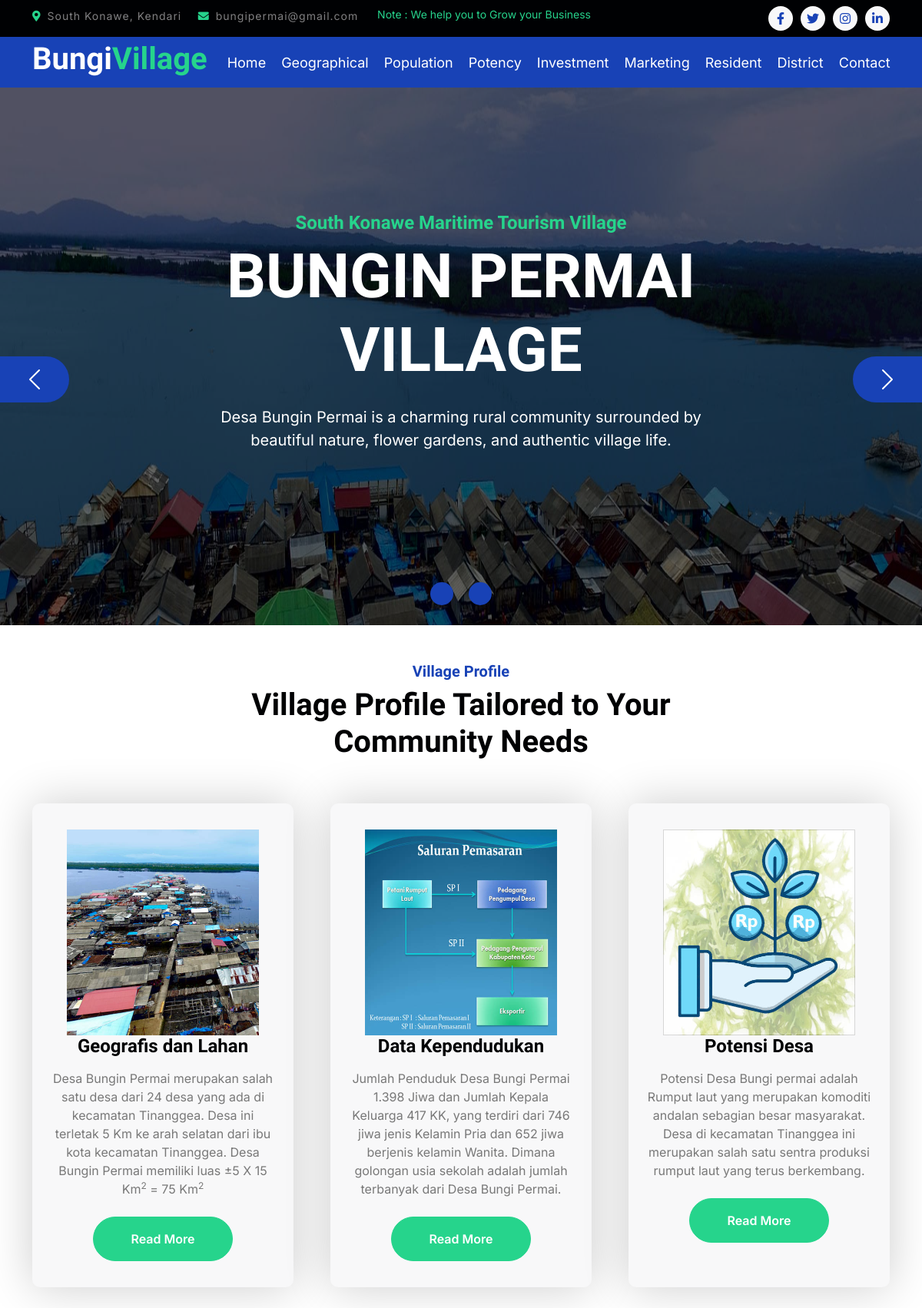
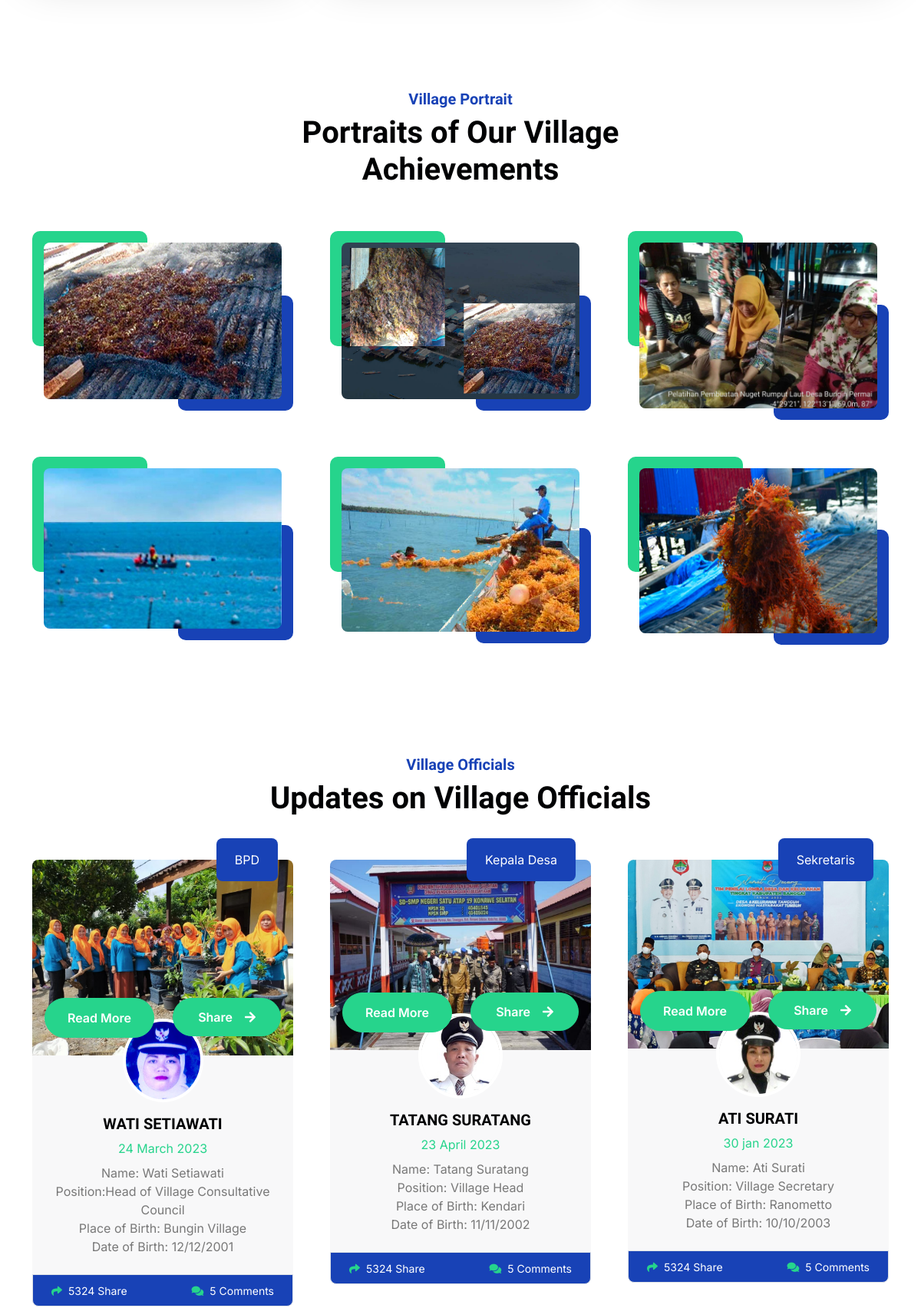
The page / (upper part) on the database its author committed (2 pictures, top to bottom).
### tables this page shows
CREATE TABLE `uraian` (
  `id_uraian` int(11) NOT NULL,
  `judul` varchar(50) NOT NULL,
  `uraian_singkat` varchar(500) NOT NULL,
  `uraian_lengkap` text NOT NULL,
  `photo` varchar(50) NOT NULL
);

### index.php (the view, shortened to what the rows shown need)
<!DOCTYPE html>
<html lang="en">
<head>
    <link href="https://cdnjs.cloudflare.com/ajax/libs/font-awesome/5.10.0/css/all.min.css" rel="stylesheet">
    <link href="https://cdn.jsdelivr.net/npm/bootstrap-icons@1.4.1/font/bootstrap-icons.css" rel="stylesheet">
    <link href="lib/animate/animate.min.css" rel="stylesheet">
    <link href="lib/owlcarousel/assets/owl.carousel.min.css" rel="stylesheet">
    <link href="css/bootstrap.min.css" rel="stylesheet">
    <link href="css/style.css" rel="stylesheet">
    <?php
            $con=mysqli_connect("localhost","root","","desa_bungi");
        ?>
</head>
<body>
    <div class="container-fluid bg-primary">
        <div class="container">
            <nav class="navbar navbar-dark navbar-expand-lg py-0">
                <a href="index.html" class="navbar-brand">
                    <h1 class="text-white fw-bold d-block">Bungi<span class="text-secondary">Village</span> </h1>
                </a>
            </nav>
        </div>
    </div>
    <div class="container-fluid px-0">
        <div id="carouselId" class="carousel slide" data-bs-ride="carousel">
            <div class="carousel-inner" role="listbox">
                <div class="carousel-item active">
                    <div class="carousel-caption">
                        <div class="container carousel-content">
                            <h1 class="text-white display-1 mb-4 animated fadeInRight">BUNGIN PERMAI VILLAGE</h1>
                        </div>
                    </div>
                </div>
            </div>
        </div>
    </div>
    <div class="container-fluid services py-5 mb-5">
        <div class="container">
            <div class="text-center mx-auto pb-5 wow fadeIn" data-wow-delay=".3s" style="max-width: 600px;">
                <h1>Village Profile Tailored to Your Community Needs</h1>
            </div>
            <div class="row g-5 services-inner">
                <div class="col-md-6 col-lg-4 wow fadeIn" data-wow-delay=".3s">
                    <div class="services-item bg-light">
                        <div class="p-4 text-center services-content">
                            <?php
                                    $sql="SELECT * FROM uraian WHERE id_uraian=1";
                                    $hasil=mysqli_query($con,$sql);
                                    $data=mysqli_fetch_row($hasil);
                                ?>
                            <div class="services-content-icon">
                                <img src='assets/img/dummies/geografis.jpg' style="width:250px" ;"height:250px">
                                <h4 class="mb-3"><?php echo $data[1] ?></h4>
                                <p class="mb-4"><?php echo $data[2] ?></p>
                                <a href="about.php?id_uraian=1"
                                    class="btn btn-secondary text-white px-5 py-3 rounded-pill">Read More</a>
                            </div>
                        </div>
                    </div>
                </div>
                <div class="col-md-6 col-lg-4 wow fadeIn" data-wow-delay=".5s">
                    <div class="services-item bg-light">
                        <div class="p-4 text-center services-content">
                            <?php
                                    $sql="SELECT * FROM uraian WHERE id_uraian=2";
                                    $hasil=mysqli_query($con,$sql);
                                    $data=mysqli_fetch_row($hasil);
                                ?>
                            <div class="services-content-icon">
                                <img src='assets/img/dummies/pemasaran.jpg' style="width:250px" ;"height:250px">
                                <h4 class="mb-3"><?php echo $data[1] ?></h4>
                                <p class="mb-4"><?php echo $data[2] ?></p>
                                <a href="about.php?id_uraian=2"
                                    class="btn btn-secondary text-white px-5 py-3 rounded-pill">Read More</a>
                            </div>
                        </div>
                    </div>
                </div>
                <div class="col-md-6 col-lg-4 wow fadeIn" data-wow-delay=".7s">
                    <div class="services-item bg-light">
                        <div class="p-4 text-center services-content">
                            <?php
                                    $sql="SELECT * FROM uraian WHERE id_uraian=3";
                                    $hasil=mysqli_query($con,$sql);
                                    $data=mysqli_fetch_row($hasil);
                                ?>
                            <div class="services-content-icon">
                                <img src='assets/img/dummies/investasi.jpg' style="width:250px" ;"height:250px">
                                <h4 class="mb-3"><?php echo $data[1] ?></h4>
                                <p class="mb-4"><?php echo $data[2] ?></p>
                                <a href="about.php?id_uraian=3"
                                    class="btn btn-secondary text-white px-5 py-3 rounded-pill">Read More</a>
                            </div>
                        </div>
                    </div>
                </div>
            </div>
        </div>
    </div>
    <div class="container-fluid project py-5 mb-5">
        <div class="container">
            <div class="text-center mx-auto pb-5 wow fadeIn" data-wow-delay=".3s" style="max-width: 600px;">
                <h1>Portraits of Our Village Achievements</h1>
            </div>
        </div>
    </div>
    <div class="container-fluid blog py-5 mb-5">
        <div class="container">
            <div class="text-center mx-auto pb-5 wow fadeIn" data-wow-delay=".3s" style="max-width: 600px;">
                <h1>Updates on Village Officials</h1>
            </div>
        </div>
    </div>
</body>
</html>

### rows shown on the page
uraian: judul "Geografis dan Lahan", uraian_singkat "Desa Bungin Permai merupakan salah satu desa dari 24 desa yang ada di kecamatan Tinanggea. Desa ini terletak 5 Km ke arah selatan dari ibu kota kecamatan Tinanggea. Desa Bungin Permai memiliki luas ±5 X 15 Km 2 = 75 Km 2"
uraian: judul "Data Kependudukan", uraian_singkat "Jumlah Penduduk Desa Bungi Permai 1.398 Jiwa dan Jumlah Kepala Keluarga 417 KK, yang terdiri dari 746 jiwa jenis Kelamin Pria dan 652 jiwa berjenis kelamin Wanita. Dimana golongan usia sekolah adalah jumlah terbanyak dari Desa Bungi Permai."
uraian: judul "Potensi Desa", uraian_singkat "Potensi Desa Bungi permai adalah Rumput laut yang merupakan komoditi andalan sebagian besar masyarakat. Desa di kecamatan Tinanggea ini merupakan salah satu sentra produksi rumput laut yang terus berkembang."
